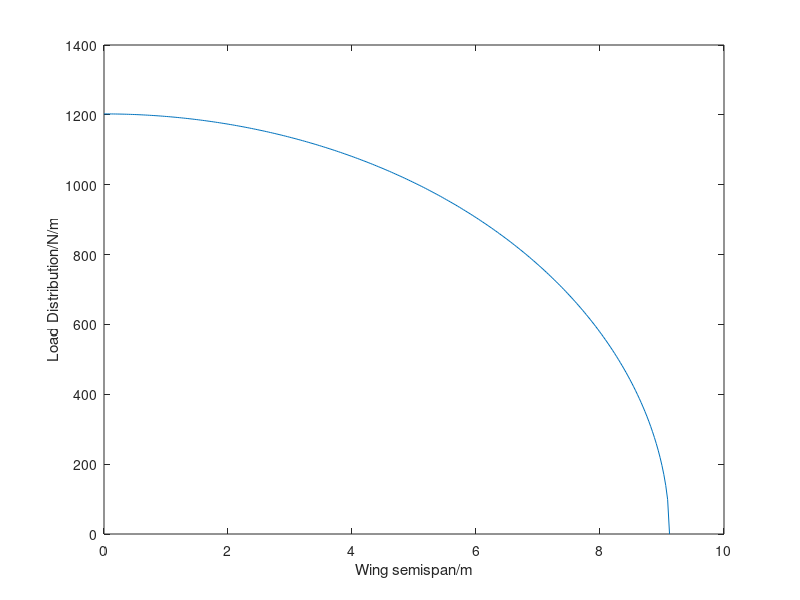
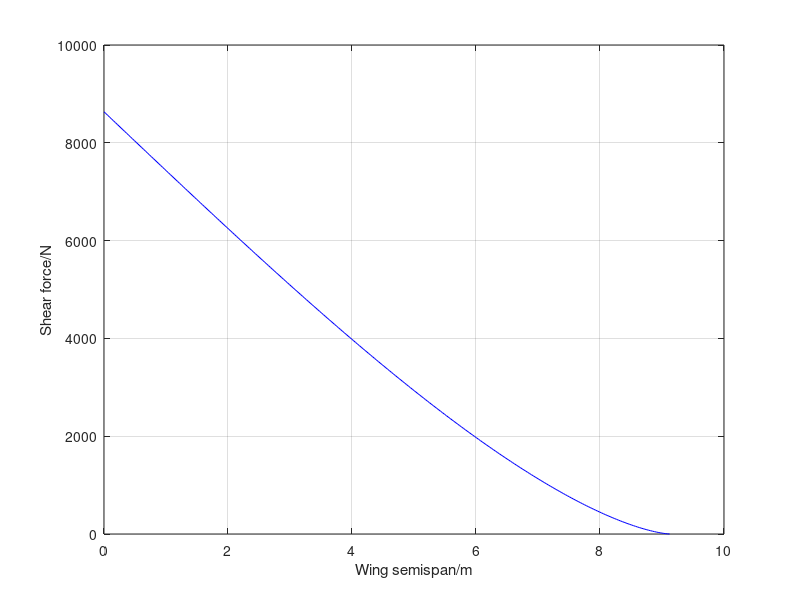
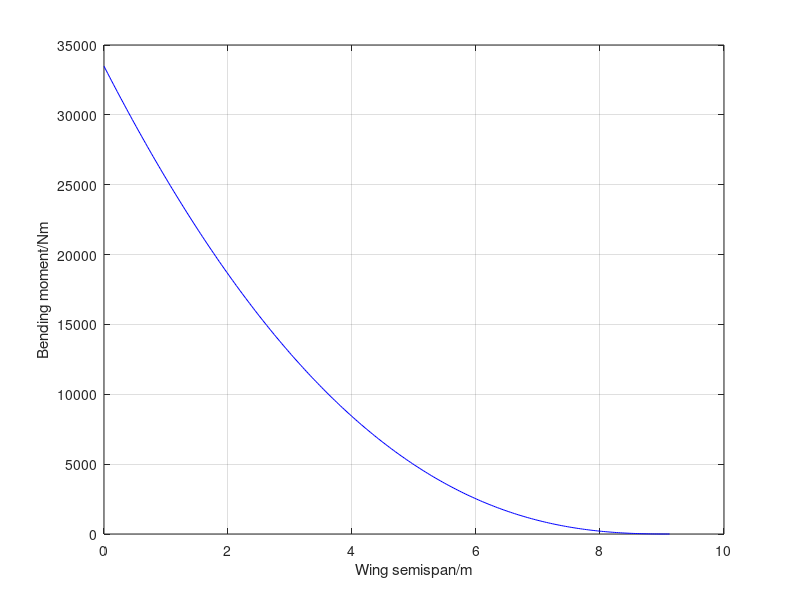
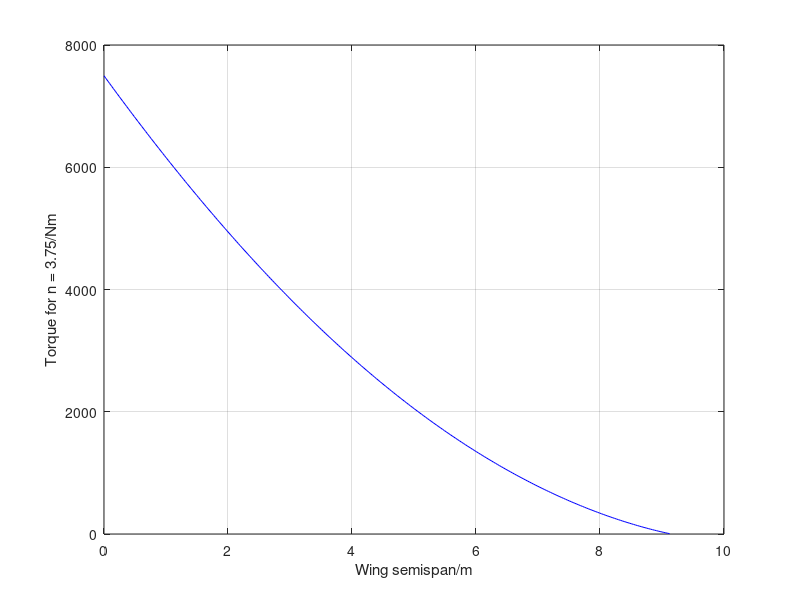

Reproduce these figures in MATLAB, in order.
%Wing load calculation
clear
clc

%%
%Cruise parameters
aCruise = 296.5355;
rho = 0.3796;
M = 0.8;
V_cruise = M * aCruise;
V_max = 0.8*aCruise*1.25;% maximum velocity

halfSpan = 14.8/2;  %wing semispan from the root at fuselage joint
n = 2.5;   %ultimate load factor
N = 300; % number of discretisation
dy = halfSpan/(N-1); % size of intervals
y = 0 : dy : halfSpan; % spanwise discretisation 
W = 1.14e3/2; % weight at cruise altitude with no fuel
L = n*W*9.81/2; % lift on one side of the wing

cRoot = 4.98; % root chord
cTip = 1.99; % tip chord
%angle of flexural axis
sweep = deg2rad(38);
theta = atan((tan(sweep)*halfSpan+0.15*(cTip-cRoot))/halfSpan);
c = cRoot : -(cRoot-cTip)/(N-1) :cTip; % aero chord length distribution
%% structural coordinate
%structural span
bs = halfSpan/cos(theta);
dx = bs/(N-1);
x = 0 : dx : bs;
%leading and trailing edge sweep angle
alead = atan((tan(sweep)*halfSpan-0.25*(cTip-cRoot))/halfSpan);
atrai = atan((tan(sweep)*halfSpan+0.75*(cTip-cRoot))/halfSpan);
lright = cRoot/(tan(alead)-tan(atrai));
lflex = lright/cos(theta);
chordS = (lflex-x/cos(theta))*(tan(alead-theta)+tan(theta-atrai));

%% load distribution
% lift distribution
ellipfunc = (1-(y./halfSpan).^2).^0.5;
% elli (1,1:floor(1.5/11.52*N))=zeros(1,floor(1.5/11.52*N));
l_wing = ellipfunc*L/(trapz(y,ellipfunc));
totalLoad = l_wing;
%own weight
% W_wing = W*9.81; % weight of wing
t2c = ones(1,300)*0.12;% thickness to chord ratio
t = t2c.*c;
% % assume wing weight is proportional to c^2*t2c
% w_wing = t2c.*c.^2*W_wing/trapz(y,t2c.*c.^2); % assuming quadratic

% totalLoad = l_wing-w_wing;

% plot(x,l_wing);
% hold on;
% plot(x,w_wing);
% hold on
plot(x,l_wing);
hold on
xlabel('Wing semispan/m')
ylabel('Load Distribution/N/m')
hold off;

%% shear force
% initialise
%Shear force
shearForce = totalLoad.*dx;
for i = 1:N
    shearForce(i) = sum(shearForce(i:N));
end

figure(2)
plot(x,shearForce,'b')
xlabel('Wing semispan/m')
ylabel('Shear force/N')
grid on

%% Bending moment
shearForce(301)=0;
for i = 1:N
    dbendMoment(i) = (shearForce(i)+shearForce(i+1))*(dx)/2;
end

for i = 1:N
    bendMoment(i) = sum(dbendMoment(i:N));
end

figure(3)
plot(x,bendMoment,'b')
xlabel('Wing semispan/m')
ylabel('Bending moment/Nm')
grid on
%% Torque
cm0 = ones(1,N)*0;
dM0 = 0.5*rho*(cos(theta)*V_max)^2*chordS.^2.*cm0;%moment with respect to flexural axis. this could be better as this is more conservative and this is calculated with respect to the flexural axis.
%assume flexural axis at (.15+.60)/2=37.5% chord -- centre of wing box
xCenter = 0.375;
%moment arm of lift
liftArm = (xCenter-0.25)*chordS;
deltaLa = liftArm.*l_wing*dx;
% deltaLaN = liftArm.*l_wingn*dx;

%moment arm of inertia loads
weightArm = (-xCenter+0.5).*chordS;
deltaNWb = n*W.*weightArm*dx;
%sectional torque
dT =deltaLa+deltaNWb-dM0;
% dTn = deltaLaN+deltaNWb+dM0;
%total torque
for i = 1:N
    T(N-i+1) = sum(dT(N-i+1:N));  % sum from tip to root
%     Tn(N-i+1) = sum(dTn(N-i+1:N));
end

figure(4)
plot(x,T,'b');
% hold on
% plot(x,Tn);
xlabel('Wing semispan/m')
ylabel('Torque for n = 3.75/Nm')
grid on

%% calculation of shear flow
bBox = t.*(0.57/0.5976);
cBox = 0.45.*c;
NormalLoad = bendMoment./(bBox.*cBox);

%T/2A
qTorque = T./(2*bBox.*cBox);
% qTorque2 = -Tn./(2*bBox*cBox);

%SF/2Bw
qS = shearForce(1:300)./(2.*bBox);

figure(5)
plot(x,NormalLoad,'b');
xlabel('Horizontal tailplane semispan/m')
ylabel('Compression per unit length/Nm^-1')
grid on

figure(6)
plot(x,qTorque,'b');
% hold on
% plot(x,qTorque2);
% legend("N=3.75","N=-1.5");
xlabel('Horizontal tailplane semispan/m')
ylabel('Shear Flow from torque/Nm^-1')
grid on
 
figure(7)
plot(x,qS,'b');
xlabel('Horizontal tailplane semispan/m')
ylabel('Shear flow from shear force/Nm^-1')
grid on

%%
ks = 8.2;
q1 = abs(qS+qTorque);
q2 = abs(qS-qTorque);
E = 76E9;
tFrontSpar = 1000*((q1.*bBox.^2)./(ks*E)).^(1/3);
tRearSpar = 1000*((q2.*bBox.^2)./(ks*E)).^(1/3);
tFrontSpar = ceil(tFrontSpar.*10)/10;
tRearSpar = ceil(tRearSpar.*10)/10;
figure(8)
plot(x,tFrontSpar);
hold on;
plot(x,tRearSpar);
xlabel("Horizontal stabilizer semispan/m");
ylabel("Thickness/mm");
legend("Front spar","Rear spar");
shearStress1 = q1./tFrontSpar;
shearStress2 = q2./tRearSpar;
disp(max(shearStress1));
disp(max(shearStress2));

volumeSpar1 = sum(0.001.*tFrontSpar.*bBox.*dx);
volumeSpar2 = sum(0.001.*tRearSpar.*bBox.*dx);
massSparTotal = volumeSpar1*2710
massSparTota2 = volumeSpar2*2710
